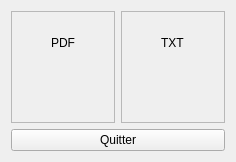
<?xml version="1.0" encoding="UTF-8"?>
<ui version="4.0">
 <class>ExportWindow</class>
 <widget class="QWidget" name="ExportWindow">
  <property name="geometry">
   <rect>
    <x>0</x>
    <y>0</y>
    <width>236</width>
    <height>162</height>
   </rect>
  </property>
  <property name="windowTitle">
   <string>Convertir</string>
  </property>
  <layout class="QVBoxLayout" name="verticalLayout">
   <item>
    <layout class="QHBoxLayout" name="horizontalLayout">
     <item>
      <widget class="QFrame" name="pdf_frame">
       <property name="frameShape">
        <enum>QFrame::StyledPanel</enum>
       </property>
       <property name="frameShadow">
        <enum>QFrame::Raised</enum>
       </property>
       <layout class="QVBoxLayout" name="verticalLayout_2">
        <item alignment="Qt::AlignHCenter">
         <widget class="QLabel" name="label">
          <property name="text">
           <string>PDF</string>
          </property>
         </widget>
        </item>
        <item alignment="Qt::AlignHCenter">
         <widget class="QLabel" name="label_2">
          <property name="text">
           <string/>
          </property>
          <property name="pixmap">
           <pixmap resource="../res/res.qrc">:/images/images/icon_pdf.png</pixmap>
          </property>
         </widget>
        </item>
       </layout>
      </widget>
     </item>
     <item>
      <widget class="QFrame" name="txt_frame">
       <property name="frameShape">
        <enum>QFrame::StyledPanel</enum>
       </property>
       <property name="frameShadow">
        <enum>QFrame::Raised</enum>
       </property>
       <layout class="QVBoxLayout" name="verticalLayout_3">
        <item alignment="Qt::AlignHCenter">
         <widget class="QLabel" name="label_3">
          <property name="text">
           <string>TXT</string>
          </property>
         </widget>
        </item>
        <item alignment="Qt::AlignHCenter">
         <widget class="QLabel" name="label_5">
          <property name="text">
           <string/>
          </property>
          <property name="pixmap">
           <pixmap resource="../res/res.qrc">:/images/images/icon_txt.png</pixmap>
          </property>
         </widget>
        </item>
       </layout>
      </widget>
     </item>
    </layout>
   </item>
   <item>
    <widget class="QPushButton" name="quit_button">
     <property name="text">
      <string>Quitter</string>
     </property>
    </widget>
   </item>
  </layout>
 </widget>
 <resources>
  <include location="../res/res.qrc"/>
 </resources>
 <connections/>
</ui>
